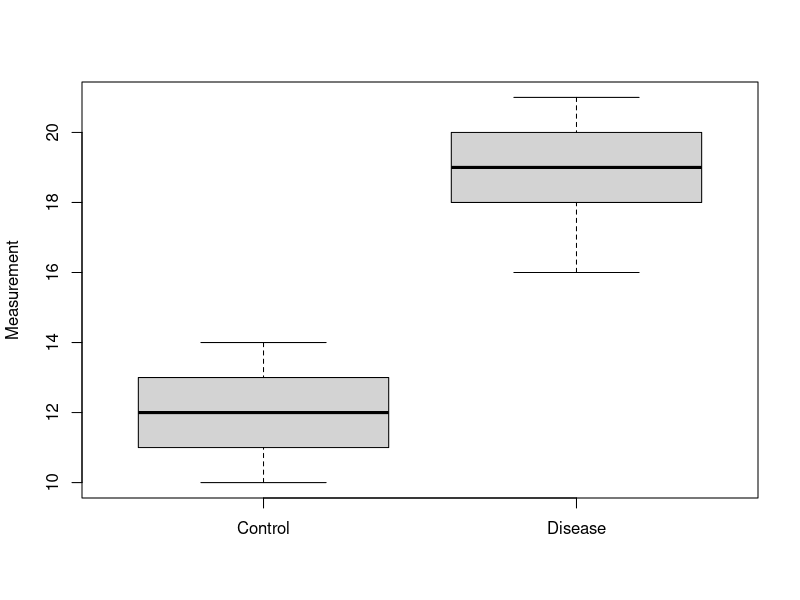
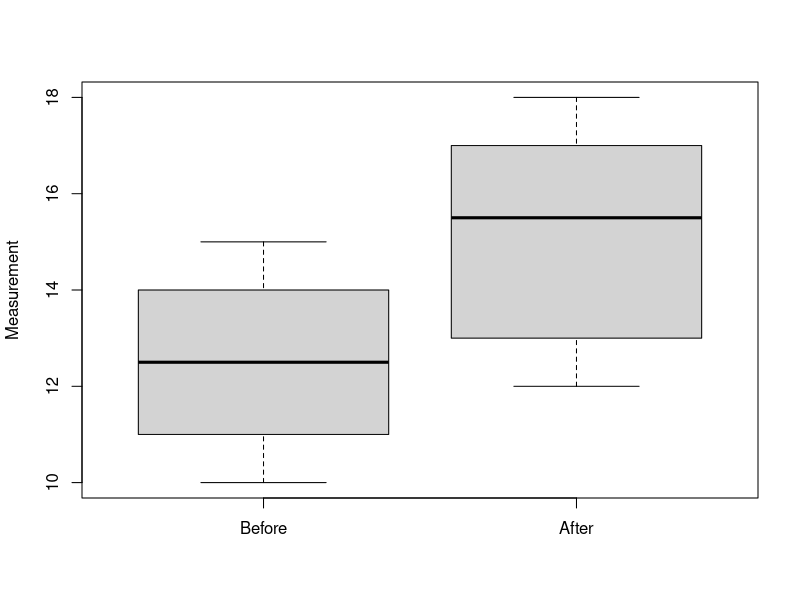
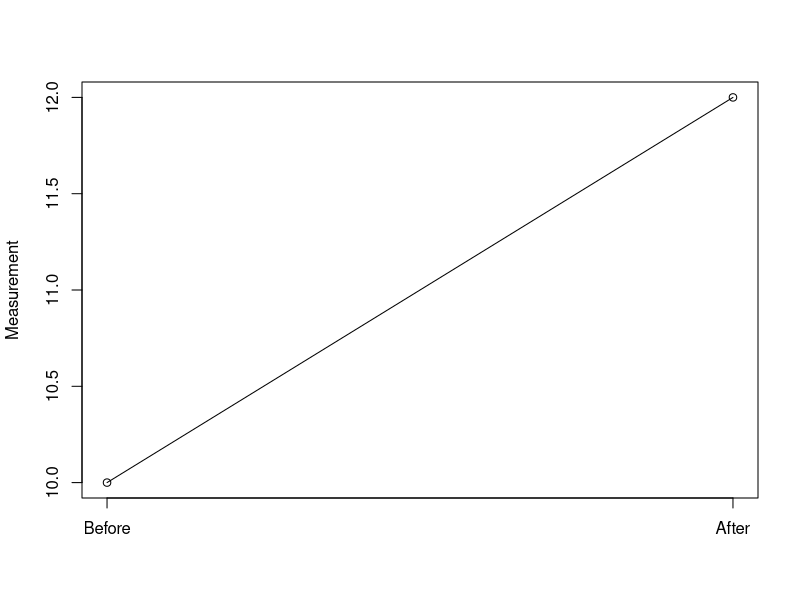
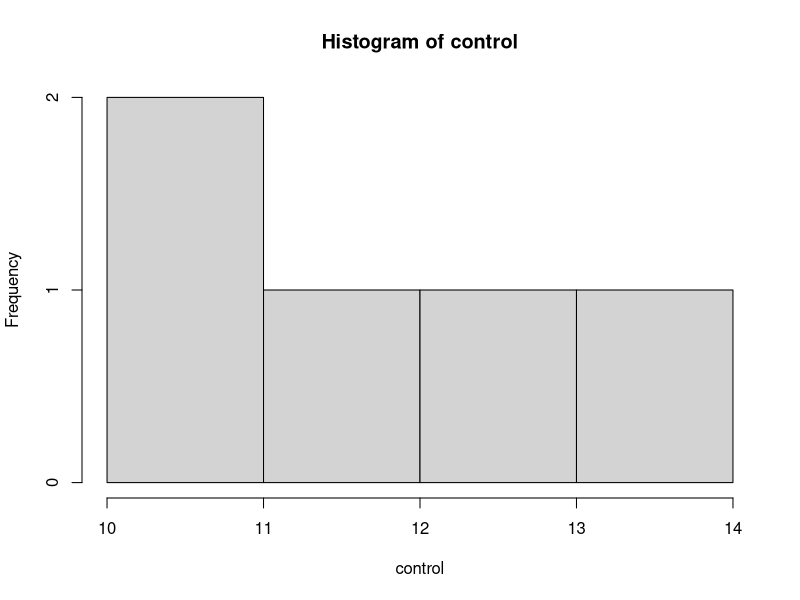
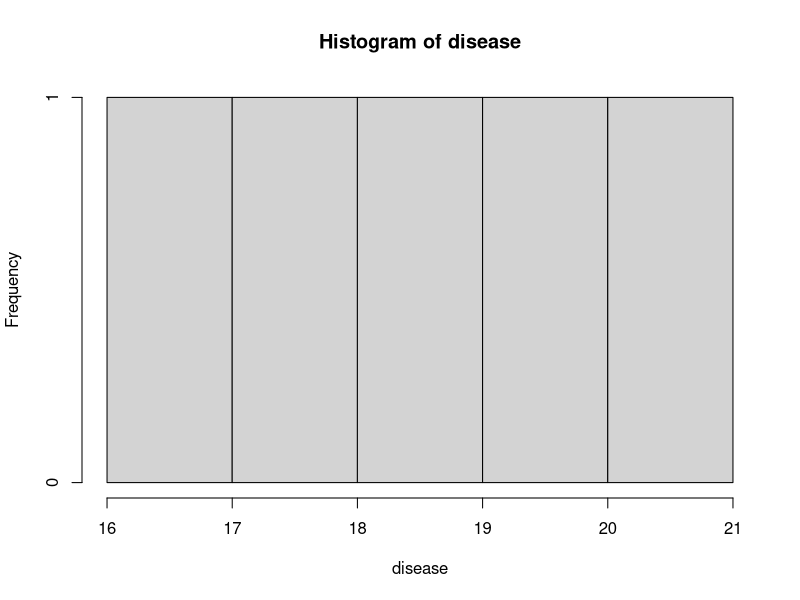
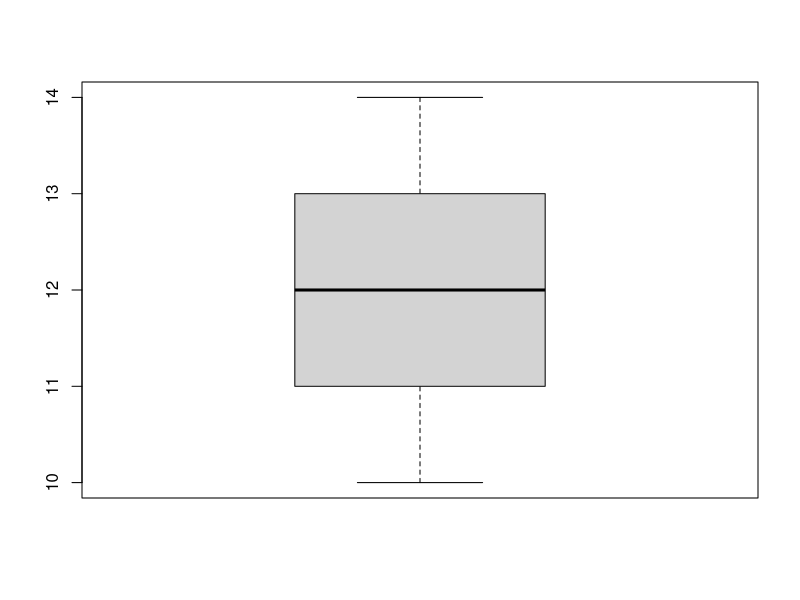
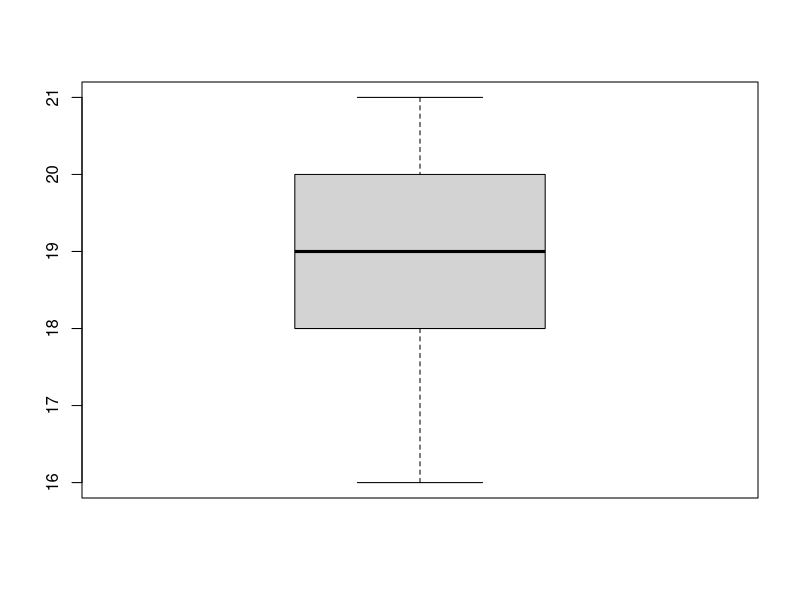
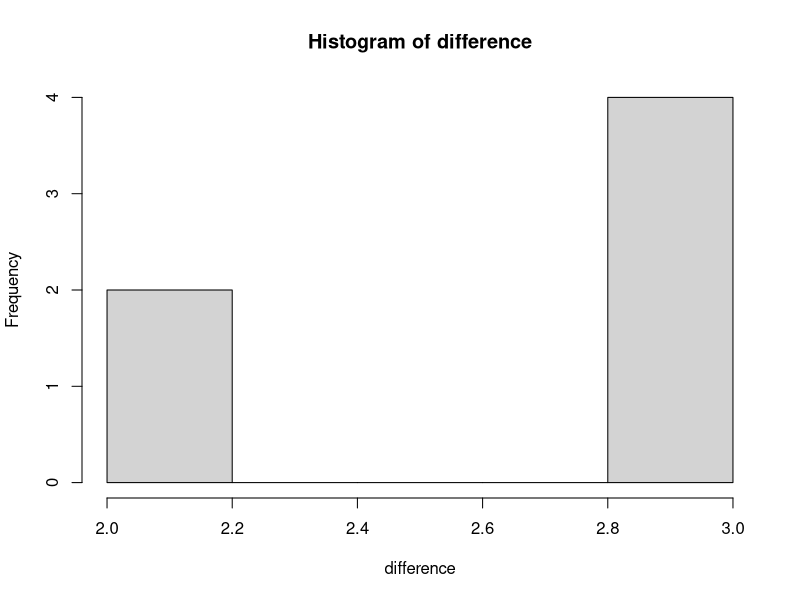

Here is the R script that generated these plots, in order:
# t-test
# t-tests are used to compare means and evaluate evidence for differences.


# What is a t-test?

# A t-test compares a sample mean or two group means.
# It is commonly used when the outcome is numerical.

# Common types:
# One-sample t-test
# Independent two-sample t-test
# Paired t-test


# Example Data

control <- c(10, 11, 12, 13, 14)
disease <- c(16, 18, 19, 20, 21)

# Calculate group means
mean(control)
mean(disease)

# Calculate group standard deviations
sd(control)
sd(disease)

# Calculate sample sizes
length(control)
length(disease)


# One-sample t-test

# A one-sample t-test compares a sample mean with a reference value.

x <- c(10, 12, 14, 15, 16, 18, 20)

# Question:
# Is the population mean different from 15?

# H0: population mean = 15
# H1: population mean != 15

one_sample_test <- t.test(
  x,
  mu = 15
)

one_sample_test


# Extract Results

# Extract the t statistic
one_sample_test$statistic

# Extract degrees of freedom
one_sample_test$parameter

# Extract p-value
one_sample_test$p.value

# Extract confidence interval
one_sample_test$conf.int

# Extract estimated mean
one_sample_test$estimate


# One-sample t-test Interpretation

# A small p-value provides evidence that the population mean
# differs from the reference value.

# The confidence interval describes uncertainty around the estimated mean.


# One-sided One-sample t-test

# Test whether the mean is greater than 15.

t.test(
  x,
  mu = 15,
  alternative = "greater"
)

# Test whether the mean is less than 15.

t.test(
  x,
  mu = 15,
  alternative = "less"
)


# Two-sided Test

# By default, t.test() performs a two-sided test.

t.test(
  x,
  mu = 15,
  alternative = "two.sided"
)


# Independent Two-sample t-test

# An independent t-test compares the means of two independent groups.

control <- c(10, 11, 12, 13, 14)
disease <- c(16, 18, 19, 20, 21)

# Biological question:
# Is the mean measurement different between Control and Disease?

# H0: population means are equal.
# H1: population means are different.


# Welch Two-sample t-test

# Welch's t-test does not assume equal population variances.

two_sample_test <- t.test(
  control,
  disease
)

two_sample_test


# Extract the p-value

two_sample_test$p.value


# Extract the confidence interval

two_sample_test$conf.int


# Extract group means

mean(control)
mean(disease)


# Difference in Means

# Calculate the observed difference between group means.

mean(disease) - mean(control)


# Confidence Interval for Difference

# t.test() provides a confidence interval for the difference in means.

two_sample_test$conf.int


# Direction of Difference

# A positive difference means Disease has a larger sample mean.
# A negative difference means Disease has a smaller sample mean.

mean(disease) - mean(control)


# Equal Variance t-test

# var.equal = TRUE assumes equal population variances.

equal_variance_test <- t.test(
  control,
  disease,
  var.equal = TRUE
)

equal_variance_test


# Welch vs Equal-variance Test

# Welch's test is the default in R.
# Welch's test is generally useful when equal variance cannot be assumed.

t.test(
  control,
  disease
)

t.test(
  control,
  disease,
  var.equal = TRUE
)


# Paired t-test

# A paired t-test compares two measurements from the same subjects.

# Example:
# Gene expression measured before and after treatment.

before <- c(10, 12, 11, 14, 13, 15)
after  <- c(12, 15, 13, 17, 16, 18)

# The observations are paired by subject.

paired_data <- data.frame(
  subject = 1:6,
  before = before,
  after = after
)

paired_data


# Calculate individual differences

difference <- after - before

difference

# Mean change
mean(difference)

# Standard deviation of change
sd(difference)


# Paired t-test

paired_test <- t.test(
  before,
  after,
  paired = TRUE
)

paired_test


# Extract p-value

paired_test$p.value


# Extract confidence interval

paired_test$conf.int


# Extract mean difference

paired_test$estimate


# Paired vs Independent

# Paired test:
# Same subjects are measured twice.

# Independent test:
# Observations come from separate independent groups.

# Choosing the wrong structure can lead to incorrect inference.


# Visualizing Group Differences

# Boxplot for independent groups

boxplot(
  control,
  disease,
  names = c("Control", "Disease"),
  ylab = "Measurement"
)


# Boxplot for paired measurements

boxplot(
  before,
  after,
  names = c("Before", "After"),
  ylab = "Measurement"
)


# Connecting Paired Observations

plot(
  1:2,
  c(before[1], after[1]),
  type = "o",
  xaxt = "n",
  xlab = "",
  ylab = "Measurement"
)

axis(
  1,
  at = 1:2,
  labels = c("Before", "After")
)


# t-test Assumptions

# t-tests rely on assumptions about the data and study design.

# Important assumptions include:
# Numerical outcome
# Independent observations for independent-group tests
# Appropriate pairing for paired tests
# Approximate normality of the relevant data or differences
# No extreme influential outliers


# Checking Distribution

# Histogram for Control

hist(control)


# Histogram for Disease

hist(disease)


# Boxplot for Control

boxplot(control)


# Boxplot for Disease

boxplot(disease)


# Normality Test

# Shapiro-Wilk test evaluates evidence against normality.

shapiro.test(control)

shapiro.test(disease)


# Important:
# A normality test should not be the only basis for deciding whether
# a t-test is appropriate.

# Sample size, plots, outliers, study design, and scientific context
# should also be considered.


# Normality of Paired Differences

# For a paired t-test, the differences are the key quantity.

shapiro.test(difference)

hist(difference)

boxplot(difference)


# Effect Size

# Statistical significance does not describe the magnitude of a difference.

# Mean difference is a simple effect-size measure.

mean(disease) - mean(control)


# Cohen's d

# Cohen's d expresses the difference between means
# relative to the pooled standard deviation.

n1 <- length(control)
n2 <- length(disease)

s1 <- sd(control)
s2 <- sd(disease)

pooled_sd <- sqrt(
  ((n1 - 1) * s1^2 + (n2 - 1) * s2^2) /
    (n1 + n2 - 2)
)

cohens_d <- (mean(disease) - mean(control)) / pooled_sd

cohens_d


# Effect Size Interpretation

# Cohen's d describes the standardized magnitude of the difference.
# Its interpretation depends on the scientific context and study design.

# A statistically significant result can have a small effect size.
# A non-significant result can still have a potentially meaningful effect size.


# t-statistic

# The t-statistic describes the observed difference
# relative to its estimated standard error.

two_sample_test$statistic


# Degrees of Freedom

# Degrees of freedom depend on the test and variance assumptions.

two_sample_test$parameter


# Confidence Interval

# Confidence intervals show the range of values compatible
# with the estimated difference under the model.

two_sample_test$conf.int


# Statistical Decision

alpha <- 0.05

if (two_sample_test$p.value < alpha) {
  print("Reject H0")
} else {
  print("Fail to reject H0")
}


# Complete Independent t-test Workflow

control <- c(10, 11, 12, 13, 14)
disease <- c(16, 18, 19, 20, 21)

# Step 1: Define the biological question.
# Are the mean measurements different?

# Step 2: Define H0.
# H0: population means are equal.

# Step 3: Define H1.
# H1: population means are different.

# Step 4: Explore the data.

summary(control)
summary(disease)

boxplot(
  control,
  disease,
  names = c("Control", "Disease")
)

# Step 5: Perform the test.

result <- t.test(
  control,
  disease
)

result

# Step 6: Examine p-value.

result$p.value

# Step 7: Examine confidence interval.

result$conf.int

# Step 8: Calculate effect size.

mean(disease) - mean(control)


# Example with More Biological Data

# Simulated expression measurements for two conditions.

control_expression <- c(
  5.1, 5.4, 5.7, 5.8, 6.0,
  6.1, 6.3, 6.5, 6.7, 6.8
)

disease_expression <- c(
  6.5, 6.8, 7.0, 7.2, 7.4,
  7.6, 7.8, 8.0, 8.2, 8.5
)


# Explore the data

mean(control_expression)
mean(disease_expression)

sd(control_expression)
sd(disease_expression)

summary(control_expression)
summary(disease_expression)


# Visualize the data

boxplot(
  control_expression,
  disease_expression,
  names = c("Control", "Disease"),
  ylab = "Expression"
)


# Perform the t-test

expression_test <- t.test(
  control_expression,
  disease_expression
)

expression_test


# Extract important results

expression_test$estimate
expression_test$p.value
expression_test$conf.int
expression_test$statistic


# Report the Result

# A statistical report should include:
# Group means
# Mean difference
# Confidence interval
# Test statistic
# Degrees of freedom
# P-value
# Statistical test used


# Example reporting structure:
# "The mean measurement was higher in the Disease group than in the
# Control group. A Welch two-sample t-test was used to compare the groups.
# The estimated mean difference, confidence interval, and p-value should
# be reported together."


# Important Interpretation

# A t-test answers a specific statistical question about means.
# It does not establish biological causation.

# Statistical significance should be interpreted together with:
# Effect size
# Confidence interval
# Sample size
# Variability
# Experimental design
# Biological context


# Common Mistakes

# Mistake 1:
# Using an independent t-test for paired observations.

# Mistake 2:
# Treating repeated measurements from the same subject as independent.

# Mistake 3:
# Choosing a one-sided test after seeing the data.

# Mistake 4:
# Interpreting p < 0.05 as proof of biological importance.

# Mistake 5:
# Reporting only the p-value without the effect size.

# Mistake 6:
# Ignoring extreme observations and study design.


# Key Takeaways

# One-sample t-test compares one sample mean with a reference value.
# Independent t-test compares means from independent groups.
# Paired t-test compares measurements from matched observations.
# Welch's t-test does not require equal population variances.
# P-value measures evidence against the null hypothesis.
# Confidence intervals describe uncertainty around the estimated difference.
# Effect size describes the magnitude of a difference.
# Statistical significance and biological importance are not the same.
